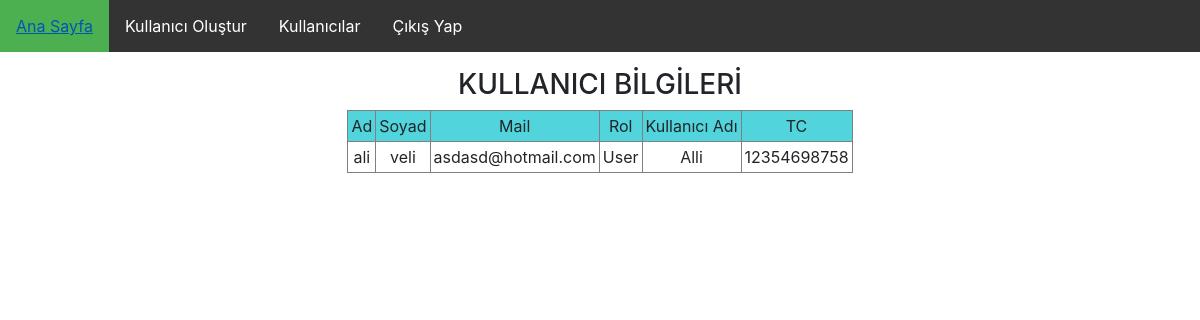
Before: /2/kullanici_goruntule with the older database file.
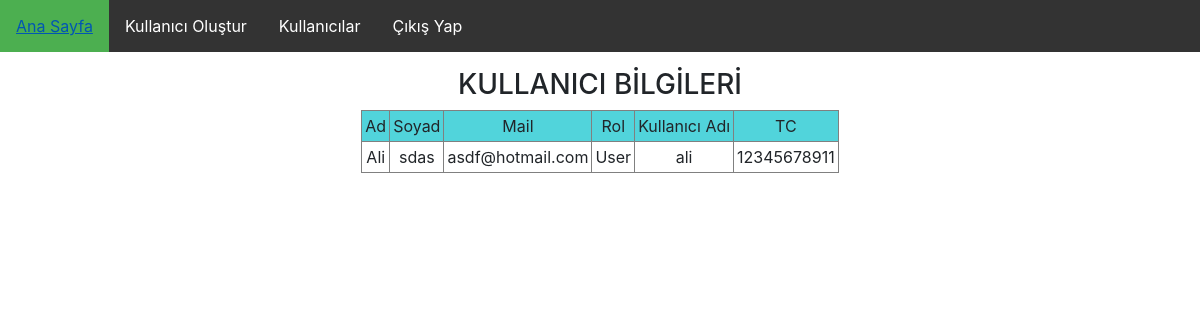
After: the same page with the newer database file.
### Ortak/models.py (models this page shows, shortened)
class Kullanici(AbstractBaseUser):#Kullanıcı
    TC = models.BigIntegerField(unique=True)
    Kullanıcı_adı = models.CharField(max_length=20, unique=True, verbose_name='KULLANICI ADI')
    Ad = models.CharField(max_length=30, verbose_name='AD')
    Soyad = models.CharField(max_length=30,verbose_name='SOYAD')
    is_active = models.BooleanField(default=False)
    is_staff = models.BooleanField(default=False)
    e_Mail = models.EmailField(max_length=255, unique=True, verbose_name='E-POSTA ADRESİ')
    Rol = models.CharField(max_length=50, choices=Roller, verbose_name='ROL')
    Sifre = models.CharField(max_length=24, verbose_name='ŞİFRE')
    USERNAME_FIELD = 'e_Mail'
    REQUIRED_FIELDS = ['Kullanıcı_adı','TC']
    nesne = UserManager()

### Ortak/views.py (the view)
# urls.py: url(r'^(?P<user_id>\d+)/kullanici_goruntule', views.kullanici_goruntule, name="Kullanıcı_görüntüle"),
def kullanici_goruntule(request, user_id):
    kullanici = Kullanici.nesne.get(id=user_id)
    return render(request, "Ortak/kullanici_goruntule.html", {'kullanici': kullanici})

### template/Ortak/kullanici_goruntule.html (shortened to what this page needs)
{% extends 'base.html' %}
{% block body %}
<center>
   	<link rel="stylesheet" href="https://cdnjs.cloudflare.com/ajax/libs/twitter-bootstrap/4.1.0/css/bootstrap.min.css" />
    <link rel="stylesheet" href="https://cdnjs.cloudflare.com/ajax/libs/bootstrap-datetimepicker/4.17.47/css/bootstrap-datetimepicker.min.css" />
    <h3>KULLANICI BİLGİLERİ</h3>
    <table border="1" cellpadding="3" cellspacing="0">
        <tr bgcolor="#51d4db">
            <td align="center">Ad</td>
            <td align="center">Soyad</td>
            <td align="center">Mail</td>
            <td align="center">Rol</td>
            <td align="center">Kullanıcı Adı</td>
            <td align="center">TC</td>
        </tr>
        <tr>
            <td align="center">{{ kullanici.Ad }}</td>
            <td align="center">{{ kullanici.Soyad }}</td>
            <td align="center">{{ kullanici.e_Mail }}</td>
            <td align="center">{{ kullanici.Rol }}</td>
            <td align="center">{{ kullanici.Kullanıcı_adı }}</td>
            <td align="center">{{ kullanici.TC }}</td>
        </tr>
    </table>
</center>
{% endblock %}

Changed rows visible on the page:
changed Kullanici "User": Ad "ali" → "Ali"; Soyad "veli" → "sdas"; e_Mail "asdasd@hotmail.com" → "asdf@hotmail.com"; Kullanıcı_adı "Alli" → "ali"; TC "12354698758" → "12345678911"
